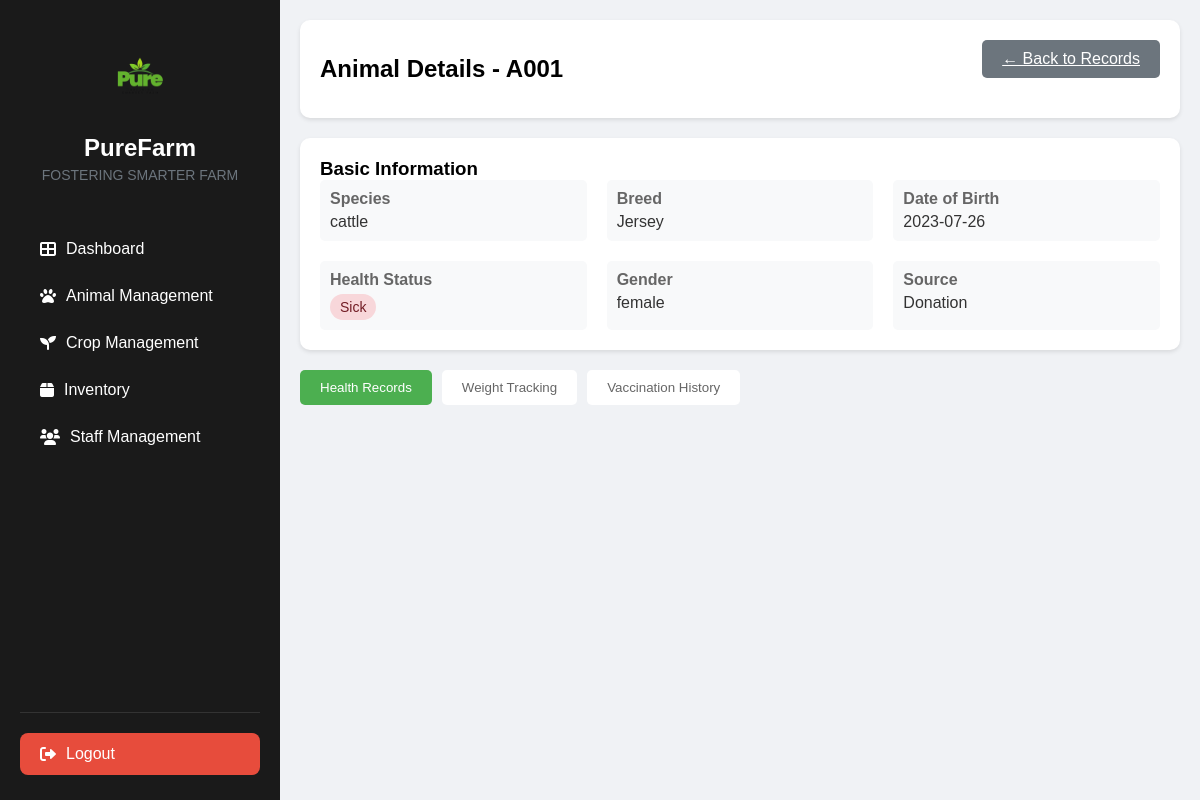
/animal_details.php?id=A001 (signed in), run on the app's committed database.
### tables this page shows
CREATE TABLE `animals` (
  `id` int(11) NOT NULL,
  `animal_id` varchar(10) NOT NULL,
  `species` varchar(50) NOT NULL,
  `breed` varchar(50) NOT NULL,
  `date_of_birth` date NOT NULL,
  `health_status` varchar(50) NOT NULL,
  `vaccination_details` text DEFAULT NULL,
  `gender` varchar(10) NOT NULL,
  `source` varchar(50) NOT NULL,
  `vaccination_status` enum('vaccinated','not_vaccinated','partially_vaccinated','overdue') DEFAULT 'not_vaccinated',
  `last_vaccination_date` date DEFAULT NULL
);

### animal_details.php (the view, shortened to what this page needs)
<?php
require_once 'includes/db.php';
$animal_id = isset($_GET['id']) ? $_GET['id'] : '';
try {
    $stmt = $pdo->prepare("SELECT * FROM animals WHERE animal_id = ?");
    $stmt->execute([$animal_id]);
    $animal = $stmt->fetch(PDO::FETCH_ASSOC);
} catch(PDOException $e) {
    die("Database Error: " . $e->getMessage());
}
?>
<!DOCTYPE html>
<html lang="en">
<head>
    <link href="https://cdnjs.cloudflare.com/ajax/libs/font-awesome/6.0.0/css/all.min.css" rel="stylesheet">
</head>
<body>
    <?php include 'includes/sidebar.php'; ?>
    <div class="main-content">
        <div class="page-header">
            <h2>Animal Details - <?php echo htmlspecialchars($animal_id); ?></h2>
            <a href="animal_records.php" class="btn-add" style="background: #6c757d;">← Back to Records</a>
        </div>
        <div class="info-card">
            <h3>Basic Information</h3>
            <div class="info-grid">
                <div class="info-item">
                    <div class="info-label">Species</div>
                    <div class="info-value"><?php echo htmlspecialchars($animal['species']); ?></div>
                </div>
                <div class="info-item">
                    <div class="info-label">Breed</div>
                    <div class="info-value"><?php echo htmlspecialchars($animal['breed']); ?></div>
                </div>
                <div class="info-item">
                    <div class="info-label">Date of Birth</div>
                    <div class="info-value"><?php echo date('Y-m-d', strtotime($animal['date_of_birth'])); ?></div>
                </div>
                <div class="info-item">
                    <div class="info-label">Health Status</div>
                    <div class="info-value">
                        <span class="health-badge <?php echo strtolower($animal['health_status']); ?>">
                            <?php echo htmlspecialchars($animal['health_status']); ?>
                        </span>
                    </div>
                </div>
                <div class="info-item">
                    <div class="info-label">Gender</div>
                    <div class="info-value"><?php echo htmlspecialchars($animal['gender']); ?></div>
                </div>
                <div class="info-item">
                    <div class="info-label">Source</div>
                    <div class="info-value"><?php echo htmlspecialchars($animal['source']); ?></div>
                </div>
            </div>
        </div>
        <div class="nav-tabs">
            <button class="nav-tab active" onclick="openTab(event, 'health')">Health Records</button>
            <button class="nav-tab" onclick="openTab(event, 'weight')">Weight Tracking</button>
            <button class="nav-tab" onclick="openTab(event, 'vaccination')">Vaccination History</button>
        </div>
</body>
</html>

### animal_details.php (style rules this page uses)
* { margin: 0; padding: 0; box-sizing: border-box; font-family: Arial, sans-serif; }
body { font-family: Arial, sans-serif; background-color: #f0f2f5; margin: 0; padding: 0; }
.main-content { margin-left: 280px; padding: 20px; }
.page-header { margin-bottom: 20px; background: white; padding: 20px; border-radius: 10px; box-shadow: 0 2px 4px rgba(0,0,0,0.1); display: flex; justify-content: space-between; align-items: center; }
.nav-tabs { display: flex; gap: 10px; margin-bottom: 20px; }
.nav-tab { padding: 10px 20px; border: none; border-radius: 5px; cursor: pointer; background: white; color: #666; }
.nav-tab.active { background: #4CAF50; color: white; }
.btn-add { background: #4CAF50; color: white; border: none; padding: 10px 20px; border-radius: 5px; cursor: pointer; margin-bottom: 20px; }
.info-card { background: white; padding: 20px; border-radius: 10px; box-shadow: 0 2px 4px rgba(0,0,0,0.1); margin-bottom: 20px; }
.info-grid { display: grid; grid-template-columns: repeat(auto-fit, minmax(200px, 1fr)); gap: 20px; }
.info-item { padding: 10px; background: #f8f9fa; border-radius: 5px; }
.info-label { font-weight: bold; color: #666; margin-bottom: 5px; }
.info-value { color: #333; }
.health-badge { padding: 5px 10px; border-radius: 15px; font-size: 14px; display: inline-block; }
.health-badge.sick { background-color: #f8d7da; color: #721c24; }

### data on the page
animals: species "cattle", breed "Jersey", date_of_birth "2023-07-26", health_status "Sick", gender "female", source "Donation"

### other printed values
$animal_id "A001"
